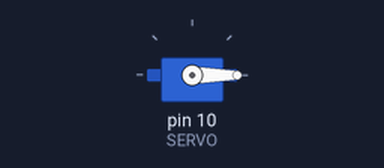
A sketch run on a simulated Arduino Uno, built with avr-gcc and run on an emulated ATmega328P. Parts: servo.

Above: at 0.05 s.
Timing chart, 0 to 4.6 s (numbered marks = the images above):
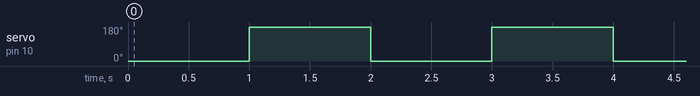

The sketch:

sketch_dec26n.ino
```cpp
#include<Servo.h>

const int SERVO = 10;
Servo servo;
void setup() {
  // put your setup code here, to run once:
  servo.attach(SERVO);


}

void loop() {
  // put your main code here, to run repeatedly:
  servo.write(0);
  delay(1000);
  servo.write(180);
  delay(1000);
}
```

Measured:
- by itself, servo on pin 10 (SERVO): alternates 180° for 1.0 s and 0° for 1.0 s
